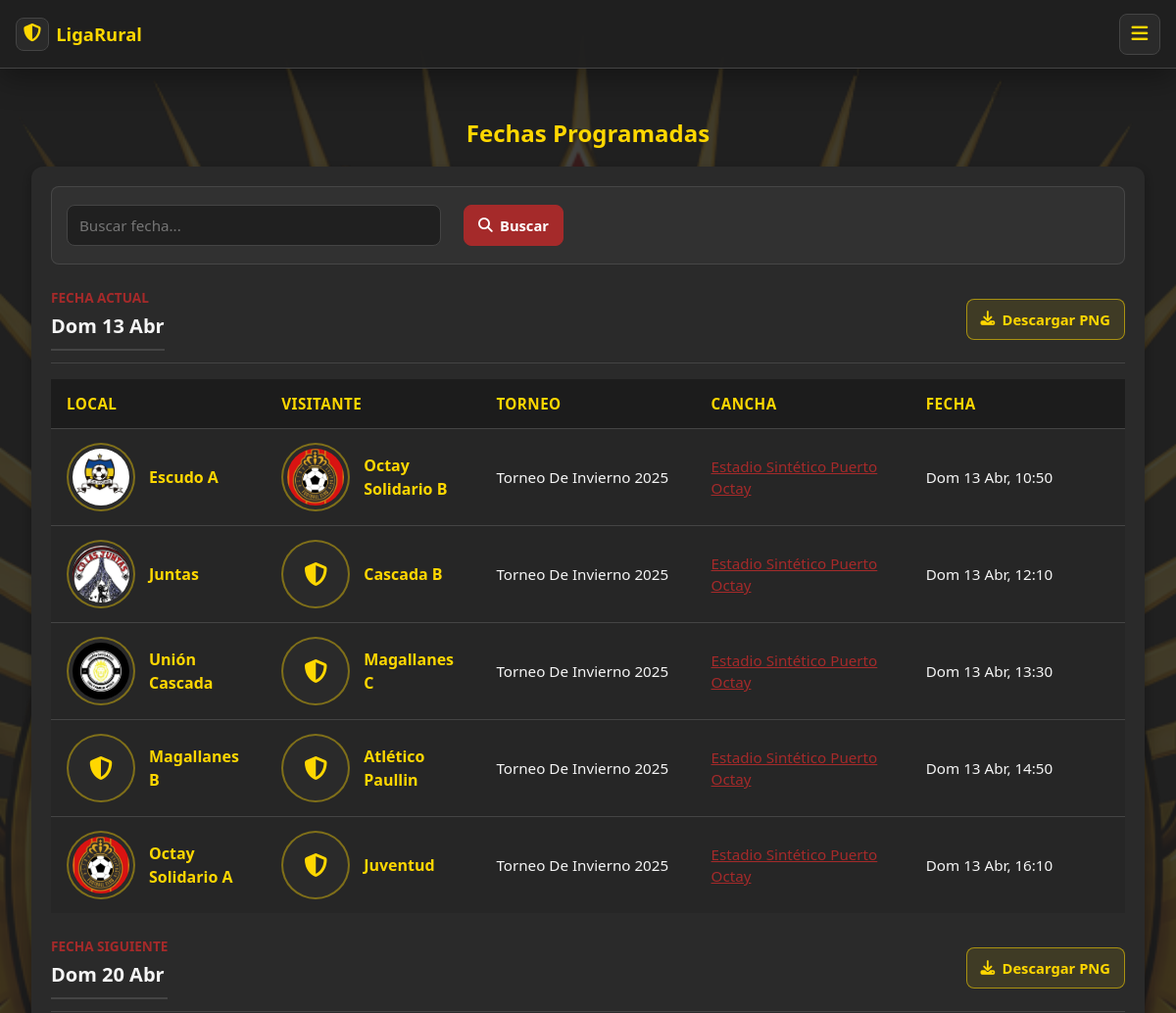
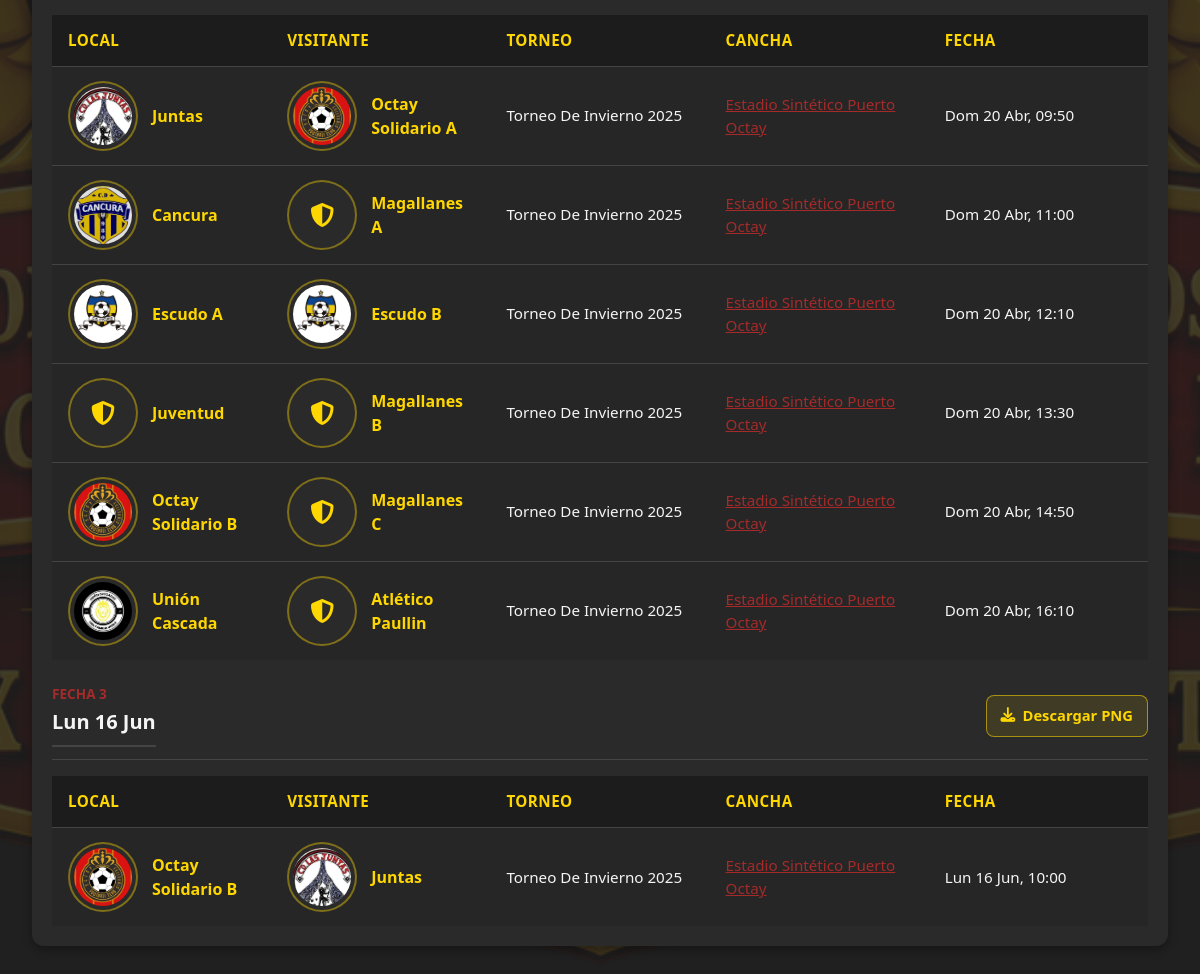
/partidos/fechas, run on the app's committed database (2 pictures, top to bottom).
### myapp/models.py (models this page shows, shortened)
class Partido(models.Model):
    MIN_ANIO_PARTIDO = 1900
    MAX_GOLES_POR_EQUIPO = 99
    MAX_AMARILLAS_POR_EQUIPO = 20
    MAX_ROJAS_POR_EQUIPO = 5
    equipo_local = models.ForeignKey(
        Equipo,
        on_delete=models.CASCADE,
        related_name="partidos_local"
    )
    torneo = models.ForeignKey(
        Torneo,
        on_delete=models.CASCADE,
        related_name="partidos",
        null=True
    )
    equipo_visitante = models.ForeignKey(
        Equipo,
        on_delete=models.CASCADE,
        related_name="partidos_visitante"
    )
    cancha = models.ForeignKey(
        "Cancha",
        on_delete=models.SET_NULL,
        null=True,
        related_name="partidos"
    )
    fecha = models.DateField()
    hora = models.TimeField()
    goles_local = models.PositiveIntegerField(
        null=True,
        blank=True
    )
    goles_visitante = models.PositiveIntegerField(
        null=True,
        blank=True
    )
    descripcion = models.TextField(
        blank=True
    )
    @property
    def fecha_hora(self):
        dia = DIAS[self.fecha.weekday()]
        mes = MESES[self.fecha.month]
        return f"{dia} {self.fecha.day:02d} {mes}, {self.hora.strftime('%H:%M')}"
    @property
    def fecha_exacta(self):
        dia = DIAS[self.fecha.weekday()]
        mes = MESES[self.fecha.month]
        return f"{dia} {self.fecha.day:02d} {mes}"

class Equipo(models.Model):
    nombre = models.CharField(max_length=100, unique=True)
    fecha_creacion = models.DateField(
        null=True,
        blank=True
    )
    logo = models.ImageField(
        upload_to='equipos/logos/',
        null=True,
        blank=True
    )
    nombre_entrenador = models.CharField(
        max_length=100,
        blank=True,
        null=True)
    nombre_dueno = models.CharField(max_length=100,
        blank=True,
        null=True)
    liga = models.ForeignKey(Liga, on_delete=models.CASCADE)
    redes_sociales = models.CharField(
        max_length=100,
        blank=True,
        default=""
    )
    def __str__(self):
        palabras_repetidas = ['El ','Las ','Club ', 'Deportivo ', ' Serie']
        texto = self.nombre
        for palabra in palabras_repetidas:
            texto = texto.replace(palabra, "")
        return texto

class Torneo(models.Model):
    nombre = models.CharField(max_length=100, unique=True)
    fecha_inicio = models.DateField()
    fecha_fin = models.DateField()
    equipos = models.ManyToManyField(
        Equipo,
        related_name="torneos"
    )
    class Meta:
        ordering = ["-fecha_inicio", "nombre"]
    def __str__(self):
        return self.nombre

class Cancha(models.Model):
    TIPOS_SUPERFICIE = [
        ("NATURAL", "Pasto Natural"),
        ("SINTETICA", "Pasto Sintético"),
        ("TIERRA", "Tierra"),
    ]
    nombre = models.CharField(
        max_length=100
    )
    liga = models.ForeignKey(
        Liga,
        on_delete=models.CASCADE,
        related_name="canchas"
    )
    foto = models.ImageField(
        upload_to="canchas/",
        blank=True,
        null=True
    )
    direccion = models.CharField(
        max_length=255,
        blank=True,
        null=True
    )
    descripcion = models.TextField(
        blank=True,
        null=True
    )
    tipo_superficie = models.CharField(
        max_length=20,
        choices=TIPOS_SUPERFICIE,
        default="NATURAL"
    )
    capacidad_minima = models.PositiveIntegerField(
        "Capacidad mínima de espectadores",
        blank=True,
        null=True
    )
    capacidad_maxima = models.PositiveIntegerField(
        "Capacidad máxima de espectadores",
        blank=True,
        null=True
    )
    largo_metros = models.DecimalField(
        "Largo de la cancha (m)",
        max_digits=5,
        decimal_places=2,
        blank=True,
        null=True
    )
    ancho_metros = models.DecimalField(
        "Ancho de la cancha (m)",
        max_digits=5,
        decimal_places=2,
        blank=True,
        null=True
    )
    iluminacion = models.BooleanField(
        default=False
    )
    activa = models.BooleanField(
        default=True
    )
    latitud = models.DecimalField(
        "Latitud",
        max_digits=9,
        decimal_places=6,
        blank=True,
        null=True
    )
    longitud = models.DecimalField(
        "Longitud",
        max_digits=9,
        decimal_places=6,
        blank=True,
        null=True
    )
    @property
    def coordenadas_google_maps(self):
        if self.latitud is None or self.longitud is None:
            return None
        lat = str(self.latitud).replace(",", ".")
        lng = str(self.longitud).replace(",", ".")
        return f"{lat},{lng}"
    def __str__(self):
        return self.nombre

### myapp/views.py (the view, shortened to what this page needs)
# urls.py: path('partidos/fechas', views.lista_fechas, name='partidos_fechas'),
def lista_fechas(request):
    buscar = request.GET.get('buscar')
    fechas = Partido.objects.filter(goles_local__isnull=True, goles_visitante__isnull=True).select_related(
        'torneo',
        'equipo_local',
        'equipo_visitante',
        'cancha'
    ).order_by("fecha", "hora")
    fechas_totales = fechas
    fechas_por_dia = []
    fecha_actual = None
    grupo_actual = None
    for partido in fechas:
        if partido.fecha != fecha_actual:
            etiqueta = "Fecha actual" if not fechas_por_dia else "Fecha siguiente"
            if len(fechas_por_dia) >= 2:
                etiqueta = f"Fecha {len(fechas_por_dia) + 1}"
            grupo_actual = {
                "fecha": partido.fecha,
                "fecha_texto": partido.fecha_exacta,
                "etiqueta": etiqueta,
                "partidos": [],
            }
            fechas_por_dia.append(grupo_actual)
            fecha_actual = partido.fecha
        grupo_actual["partidos"].append(partido)
    return render(request, "partidos/fechas.html", {
        "fechas": fechas,
        "fechas_por_dia": fechas_por_dia,
        "hay_fechas": fechas_totales.exists()
    })

### myapp/templates/partidos/fechas.html (shortened to what this page needs)
{% extends 'layouts/base.html' %}
{% block content %}
<div class="contenedor-tablas">
    <div class="card-title">
        <h1>Fechas Programadas</h1>
    </div>
    <div class="card">
        {% if hay_fechas %}
            <div class="equipo-listado-toolbar">
                <form method="GET" class="equipo-busqueda">
                    <input
                        type="text"
                        name="buscar"
                        placeholder="Buscar fecha..."
                        value="{{ request.GET.buscar }}"
                    >
                    <button type="submit">
                        <i class="fa-solid fa-magnifying-glass"></i>
                        <span>Buscar</span>
                    </button>
                </form>
            </div>
        {% endif %}
        {% if not fechas %}
            <p class="empty-message">No hay fechas para mostrar.</p>
        {% else %}
            {% for grupo in fechas_por_dia %}
                <div class="fecha-grupo">
                    <div class="fecha-grupo-encabezado">
                        <div>
                            <span>{{ grupo.etiqueta }}</span>
                            <h2>{{ grupo.fecha_texto }}</h2>
                        </div>
                        <a href="{% url 'descargar_fechas_dia_imagen' grupo.fecha|date:'Y-m-d' %}" class="btn descargar">
                            <i class="fa-solid fa-download"></i>
                            Descargar PNG
                        </a>
                    </div>
                    <table class="tabla-responsive tabla-datos">
                        <thead>
                            <tr class="encabezado">
                                <th>Local</th>
                                <th>Visitante</th>
                                <th>Torneo</th>
                                <th>Cancha</th>
                                <th>Fecha</th>
                            </tr>
                        </thead>
                        <tbody>
                            {% for partido in grupo.partidos %}
                                <tr id="fila-{{ partido.id }}">
                                    <td class="col-local" data-label="Local">
                                        <div class="equipo-info">
                                            {% if partido.equipo_local.logo %}
                                                <img class="equipo-logo movil-oculto"
                                                    src="{{ partido.equipo_local.logo.url }}"
                                                    >
                                            {% else %}
                                                <div class="equipo-logo logo-vacio movil-oculto">
                                                    <i class="fa-solid fa-shield-halved"></i>
                                                </div>
                                            {% endif %}
                                            <div class="equipo-texto">
                                                <span class="equipo-nombre">{{ partido.equipo_local }}</span>
                                            </div>
                                        </div>
                                    </td>
                                    <td class="col-visitante" data-label="Visitante">
                                        <div class="equipo-info">
                                            {% if partido.equipo_visitante.logo %}
                                                <img class="equipo-logo movil-oculto"
                                                    src="{{ partido.equipo_visitante.logo.url }}"
                                                    >
                                            {% else %}
                                                <div class="equipo-logo logo-vacio movil-oculto">
                                                    <i class="fa-solid fa-shield-halved"></i>
                                                </div>
                                            {% endif %}
                                            <div class="equipo-texto">
                                                <span class="equipo-nombre">{{ partido.equipo_visitante }}</span>
                                            </div>
                                        </div>
                                    </td>
                                    <td data-label="Campeonato" class="col-torneo">{{ partido.torneo|default:"-" }}</td>
                                    <td data-label="Cancha" class="col-cancha">
                                        <a href="https://www.google.com/maps?q={{ partido.cancha.coordenadas_google_maps }}">{{ partido.cancha|default:"-" }}</a>
                                    </td>
                                    <td data-label="Fecha" class="col-fecha">{{ partido.fecha_hora }}</td>
                                </tr>
                            {% endfor %}
                        </tbody>
                    </table>
                </div>
            {% endfor %}
        {% endif %}
    </div>
</div>
{% endblock %}

### myapp/templates/partidos/fechas.html (style rules this page uses)
.fecha-grupo { margin-top: 1.5rem; }
.fecha-grupo-encabezado { align-items: center; border-bottom: 1px solid var(--borde); display: flex; gap: 1rem; justify-content: space-between; margin-bottom: 1rem; padding-bottom: 0.75rem; }
.fecha-grupo-encabezado span { color: var(--color-secundario); display: block; font-size: 0.85rem; font-weight: 700; text-transform: uppercase; }
.fecha-grupo-encabezado h2 { color: var(--texto-principal); font-size: 1.25rem; margin: 0.2rem 0 0; }
.equipo-info { display:flex; align-items:center; gap:14px; }
.equipo-logo { width:58px; height:58px; object-fit:cover; border-radius:50%; border:2px solid rgba(255,215,0,.4); background:#2a2a2a; padding:4px; transition:.25s; }
.logo-vacio { display:flex; justify-content:center; align-items:center; color:gold; font-size:1.5rem; }
.equipo-texto { display:flex; flex-direction:column; align-items:flex-start; }
.equipo-nombre { color: gold; font-size: 1rem; display: block; width: 100%; white-space: normal; word-break: normal; overflow-wrap: normal; hyphens: none; }

### data on the page
Partido: equipo_local.logo (picture), equipo_local "Escudo A", equipo_visitante.logo (picture), equipo_visitante "Octay Solidario B", torneo "Torneo De Invierno 2025", cancha "Estadio Sintético Puerto Octay", fecha_hora "Dom 13 Abr, 10:50"
Partido: equipo_local.logo (picture), equipo_local "Juntas", equipo_visitante "Cascada B", torneo "Torneo De Invierno 2025", cancha "Estadio Sintético Puerto Octay", fecha_hora "Dom 13 Abr, 12:10"
Partido: equipo_local.logo (picture), equipo_local "Unión Cascada", equipo_visitante "Magallanes C", torneo "Torneo De Invierno 2025", cancha "Estadio Sintético Puerto Octay", fecha_hora "Dom 13 Abr, 13:30"
Partido: equipo_local "Magallanes B", equipo_visitante "Atlético Paullin", torneo "Torneo De Invierno 2025", cancha "Estadio Sintético Puerto Octay", fecha_hora "Dom 13 Abr, 14:50"
Partido: equipo_local.logo (picture), equipo_local "Octay Solidario A", equipo_visitante "Juventud", torneo "Torneo De Invierno 2025", cancha "Estadio Sintético Puerto Octay", fecha_hora "Dom 13 Abr, 16:10"
Partido: equipo_local.logo (picture), equipo_local "Juntas", equipo_visitante.logo (picture), equipo_visitante "Octay Solidario A", torneo "Torneo De Invierno 2025", cancha "Estadio Sintético Puerto Octay", fecha_hora "Dom 20 Abr, 09:50"
Partido: equipo_local.logo (picture), equipo_local "Cancura", equipo_visitante "Magallanes A", torneo "Torneo De Invierno 2025", cancha "Estadio Sintético Puerto Octay", fecha_hora "Dom 20 Abr, 11:00"
Partido: equipo_local.logo (picture), equipo_local "Escudo A", equipo_visitante.logo (picture), equipo_visitante "Escudo B", torneo "Torneo De Invierno 2025", cancha "Estadio Sintético Puerto Octay", fecha_hora "Dom 20 Abr, 12:10"
Partido: equipo_local "Juventud", equipo_visitante "Magallanes B", torneo "Torneo De Invierno 2025", cancha "Estadio Sintético Puerto Octay", fecha_hora "Dom 20 Abr, 13:30"
Partido: equipo_local.logo (picture), equipo_local "Octay Solidario B", equipo_visitante "Magallanes C", torneo "Torneo De Invierno 2025", cancha "Estadio Sintético Puerto Octay", fecha_hora "Dom 20 Abr, 14:50"
Partido: equipo_local.logo (picture), equipo_local "Unión Cascada", equipo_visitante "Atlético Paullin", torneo "Torneo De Invierno 2025", cancha "Estadio Sintético Puerto Octay", fecha_hora "Dom 20 Abr, 16:10"
Partido: equipo_local.logo (picture), equipo_local "Octay Solidario B", equipo_visitante.logo (picture), equipo_visitante "Juntas", torneo "Torneo De Invierno 2025", cancha "Estadio Sintético Puerto Octay", fecha_hora "Lun 16 Jun, 10:00"

### other printed values
{{ grupo.etiqueta }} "FECHA ACTUAL" "FECHA SIGUIENTE" "FECHA 3"
{{ grupo.fecha_texto }} "Dom 13 Abr" "Dom 20 Abr" "Lun 16 Jun"
